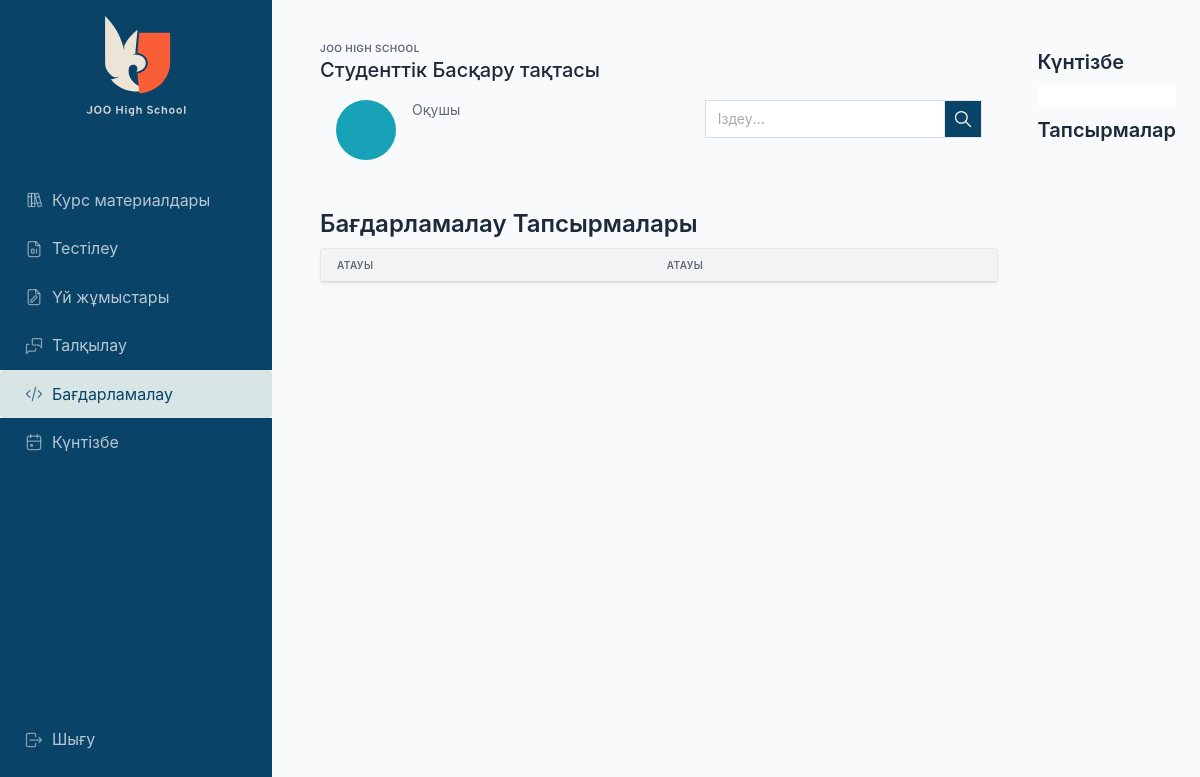
/problems/, run on an earlier commit of the app's database.
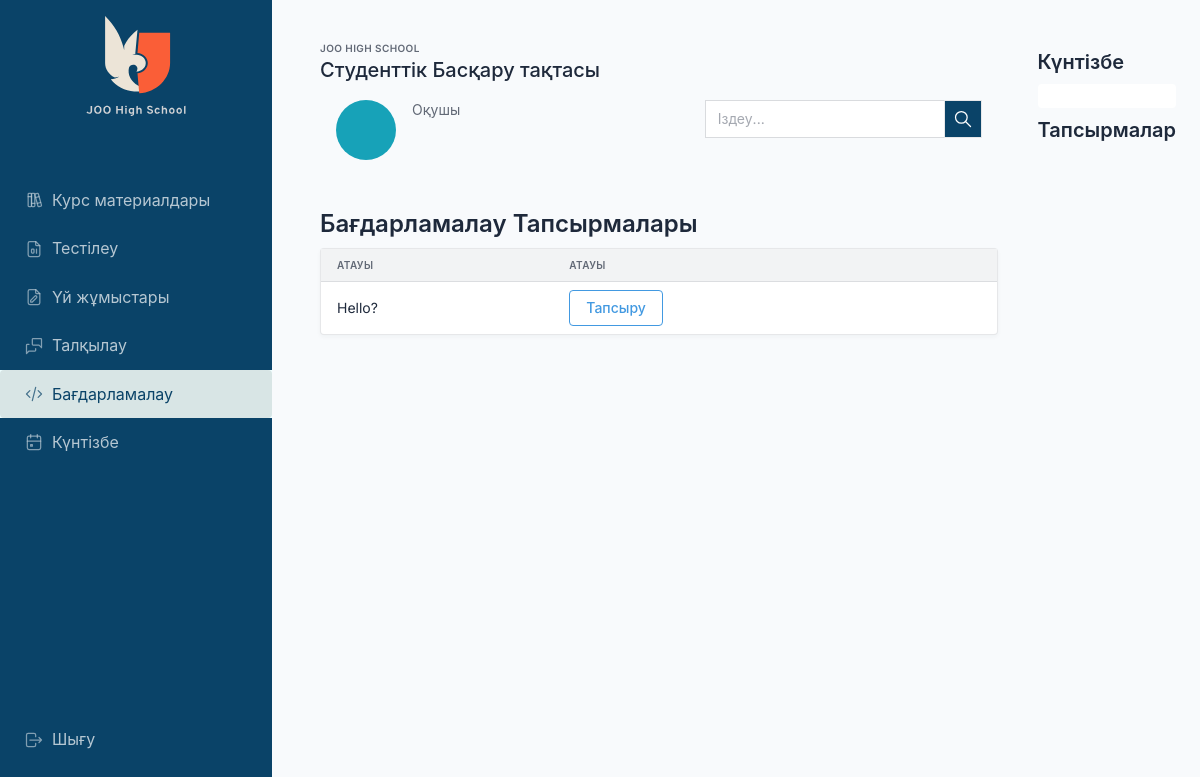
And on a later commit of the database.
### problems/models.py (models this page shows, shortened)
class Time(models.Model):
    created_at = models.DateTimeField(auto_now_add=True)
    updated_at = models.DateTimeField(auto_now=True)
    class Meta:
        abstract = True

class Problem(Time):
    title = models.CharField(max_length=128)
    slug = models.SlugField(unique=True)
    description = models.TextField(max_length=1000, null=True)
    explanation = models.TextField()
    base_code = models.TextField(null=True)

### problems/views.py (the view)
# urls.py: path('', views.index, name="problems"),
def index(request):
    problems = Problem.objects.all()
    return render(request, "problems/problems-list.html", {'problems': problems})

### calendarapp/models/event.py (called while the page is built)
    def get_all_events(self):
        events = Event.objects.filter(is_active=True, is_deleted=False)
        return events

### diploma_backend/context_processors.py (called while the page is built, shortened)
def all_events(request):
    events = Event.objects.get_all_events()
    event_list = []
    for event in events:
        if not event.start_time:
            event_list.append({
                "title": event.title,
                "end": event.end_time.strftime("%Y-%m-%dT%H:%M:%S"),
                "url": event.url,
            })
        elif event.url:
            event_list.append({
                "title": event.title,
                "start": event.start_time.strftime("%Y-%m-%dT%H:%M:%S"),
                "end": event.end_time.strftime("%Y-%m-%dT%H:%M:%S"),
                "url": event.url,
            })
    return {"all_events": event_list}

### templates/problems/problems-list.html
{% extends 'base/content.html' %}
{% block body %}
    <h1>Бағдарламалау Тапсырмалары</h1>
    <div class="card">
        <div class="table-responsive">
            <table
                    class="table table-vcenter card-table">
                <thead>
                <tr>
                    <th>Атауы</th>
                    <th>Атауы</th>
                </tr>
                </thead>
                <tbody>
                {% for problem in problems %}
                    <tr>
                        <td>{{ problem.title }}</td>
                        <td>
                            <a href="{% url 'problems:problem-detail' problem.slug %}"
                               class="btn btn-outline-azure">
                                Тапсыру
                            </a>
                    </tr>
                {% endfor %}
                </tbody>
            </table>
        </div>
    </div>
{% endblock %}

What changed in the data, as far as the page shows it:
added Problem: title "Hello?"
